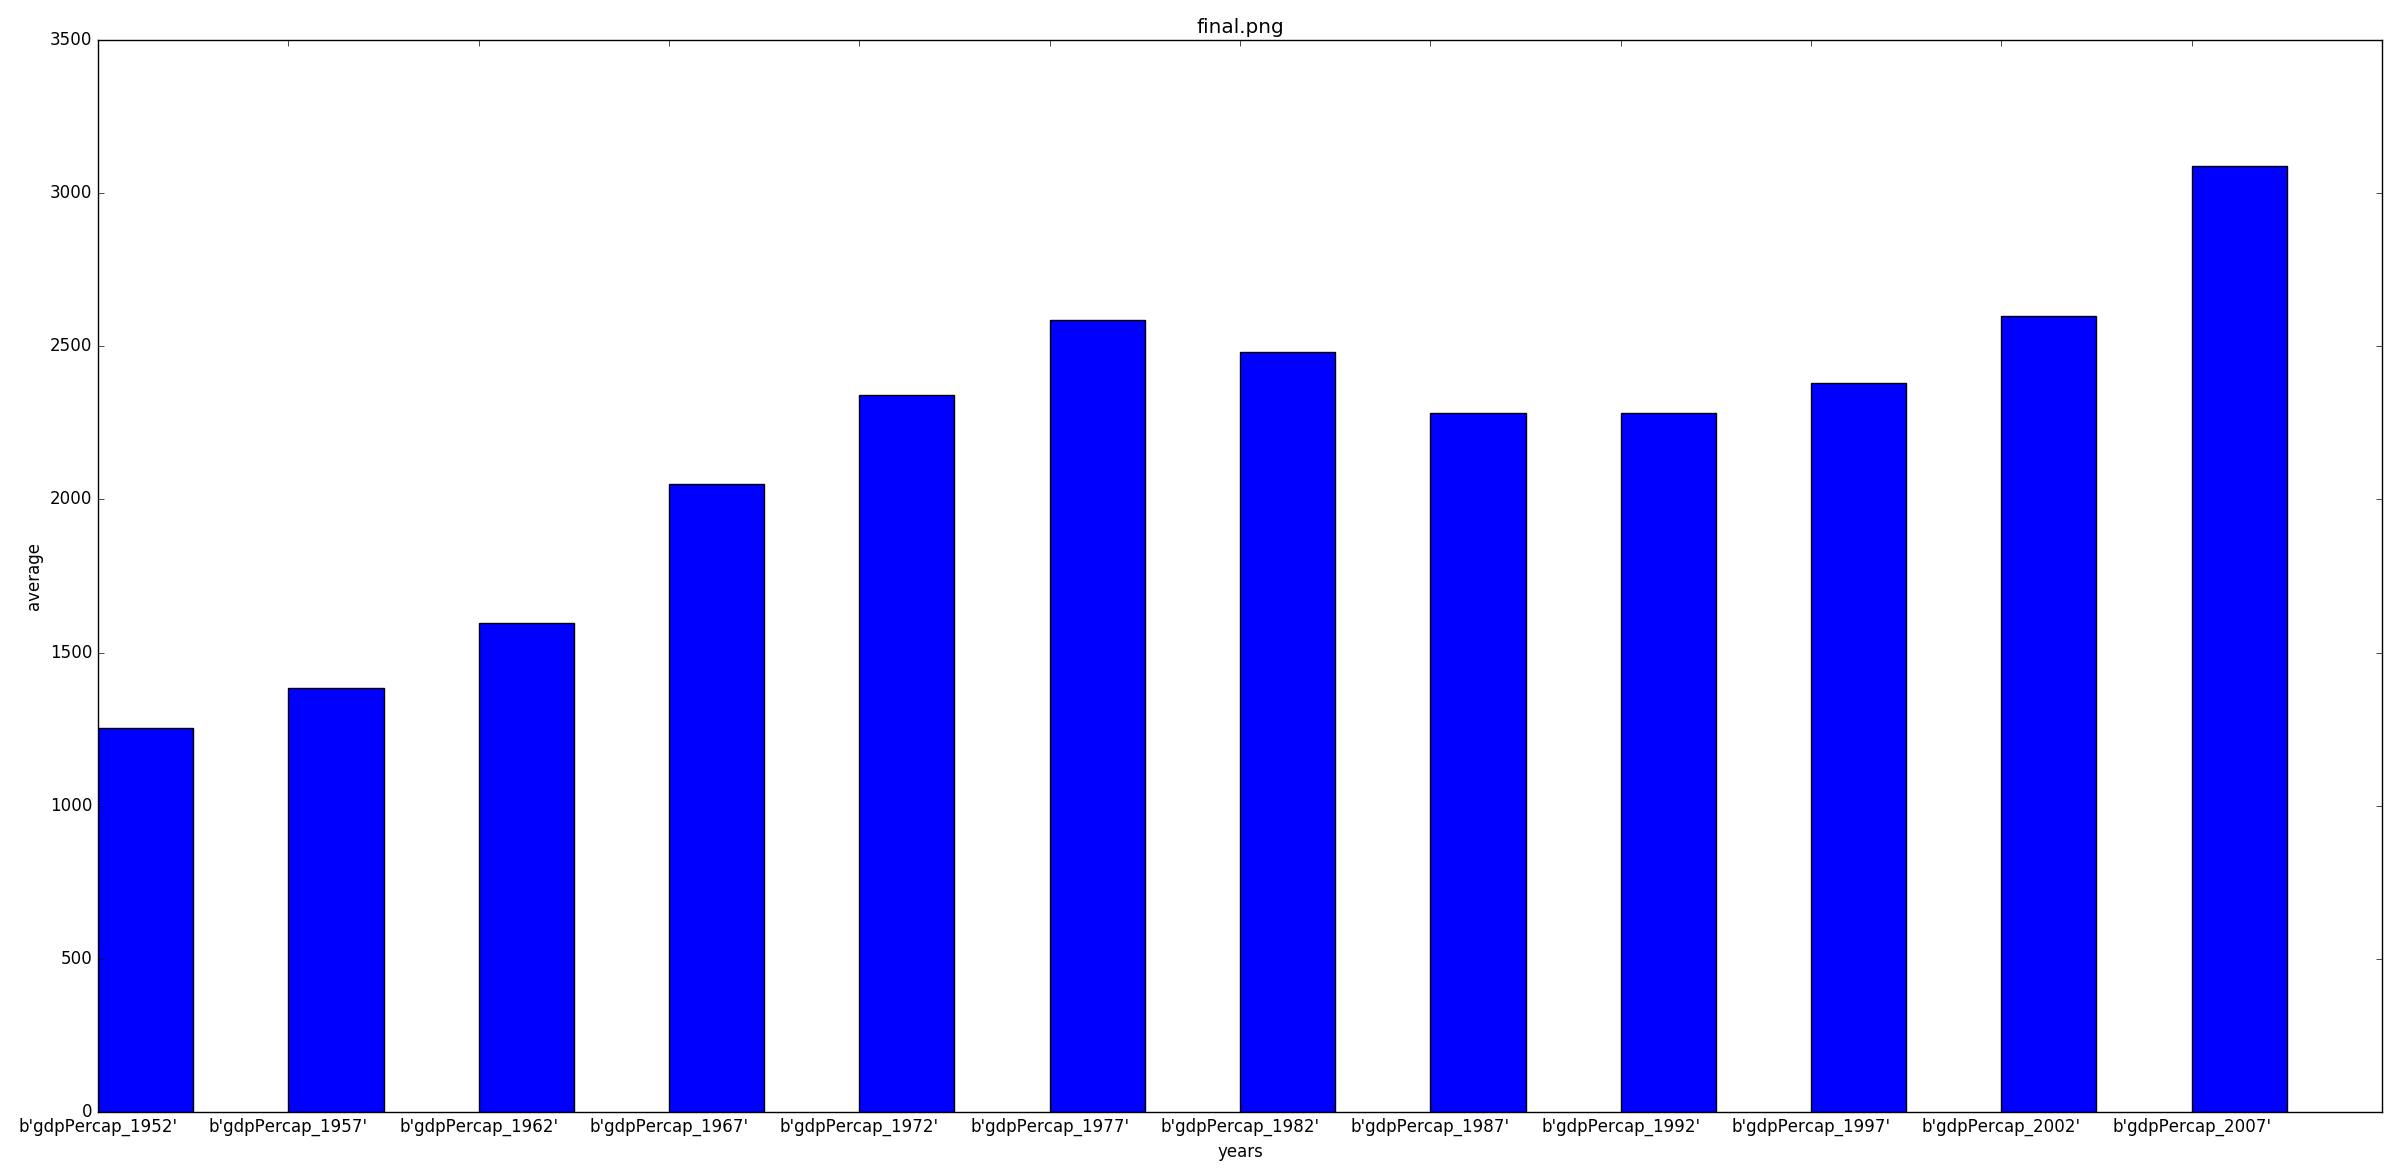

The script that drew this image:
import sys
import numpy
from matplotlib import pyplot as plt

def main():
	script = sys.argv [0]
	fname = sys.argv [1]
	data = numpy.loadtxt (fname, delimiter = ",", skiprows = 1, usecols = range (1,13))
	for m in data.mean(axis =0):
		print (m)
		
	y= data.mean (axis = 0)
	x = numpy.arange (len(y))
	fig = plt.figure()
	axes = fig.add_subplot(1,1,1)
	axes.bar(x,y,0.5)
	axes.set_ylabel ("average")
	axes.set_xlabel ("years")
	data2 = numpy.loadtxt (fname, delimiter = ",", dtype = "str", usecols = range (1,13))
	ax = data2[0,0:13]
	axes.set_xticks (x)
	axes.set_xticklabels(ax)
	axes.set_title ("final.png")
	fig.tight_layout()
	plt.show()
main()
